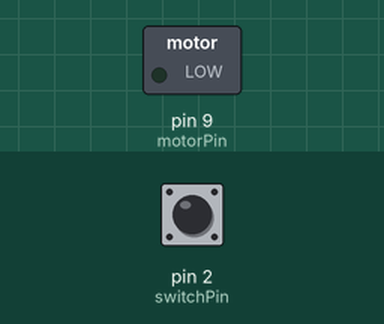
Simulated run of this sketch. Board: Arduino Uno, built with avr-gcc and run on an emulated ATmega328P. Shown: switched loads named in the sketch (green lamp = pin HIGH). The test bench sets the inputs (shaded band); at power-on: pin 2 (switchPin) LOW.

Above: at 1.2 s.
1.3 s: pin 2 (switchPin) pulled HIGH for 0.15 s
At 2.0 s:
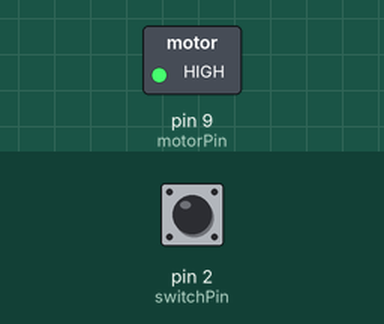
Timing chart, 0 to 4.3 s (numbered marks = the images above; inputs shaded):
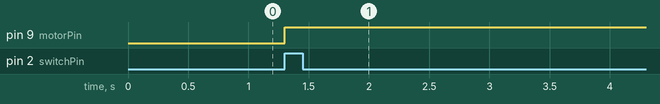

The sketch:

pwm3.ino
```cpp
const int switchPin = 2;
const int motorPin = 9;
int switchState = 0;
int timer = 800;
int powa = 255;


void setup() {
 pinMode(motorPin, OUTPUT);
 pinMode(switchPin, INPUT);
}

void loop(){


 switchState = digitalRead(switchPin);

 if (switchState == HIGH) {

    for(int i = 0; i <= 60000; i++){
      if(i < 1000){
        analogWrite(motorPin, powa);
        delay(timer);
        analogWrite(motorPin, 0);
      }else if(i == 10000 && i < 20000){
       analogWrite(motorPin, powa);
       delay(timer - 100);
       analogWrite(motorPin, 0);
     }else if(i == 20000 && i < 30000){
      analogWrite(motorPin, powa);
      delay(timer -200);
      analogWrite(motorPin, 0);
    }else if(i == 30000 && i < 40000){
      analogWrite(motorPin, powa);
      delay(timer - 300);
      analogWrite(motorPin, 0);
    }else if(i == 40000 && i < 50000){
      analogWrite(motorPin, powa);
      delay(timer -350);
      analogWrite(motorPin, 0);
    }else if(i == 50000 && i < 60000){
      analogWrite(motorPin, powa);
      delay(timer - 375);
      analogWrite(motorPin, 0);
    }else {
      analogWrite(motorPin, powa);
      delay(timer -385);
      analogWrite(motorPin, 0);
 }
}
 }else{
  analogWrite(motorPin, 0);
 }
}
```

Measured:
- after the input at 1.3 s, pin 9 (motorPin): LOW → HIGH at once
